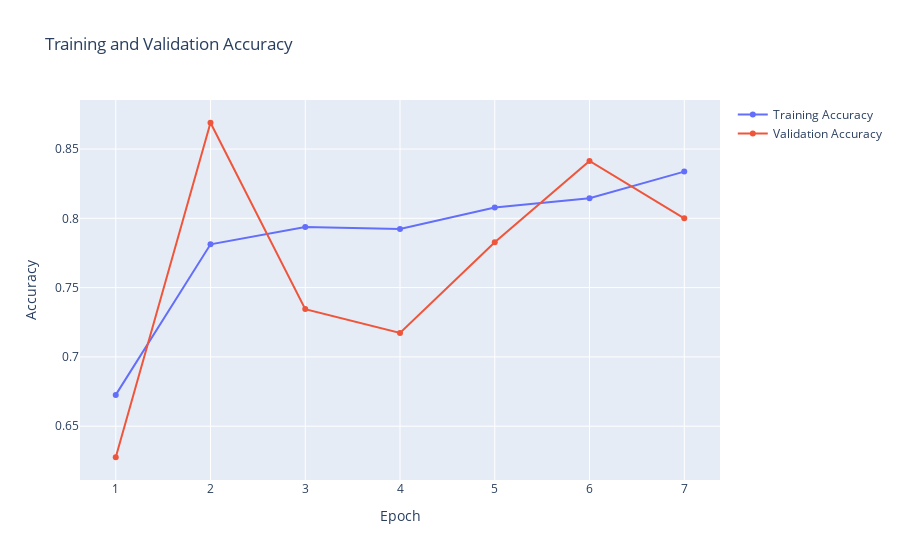
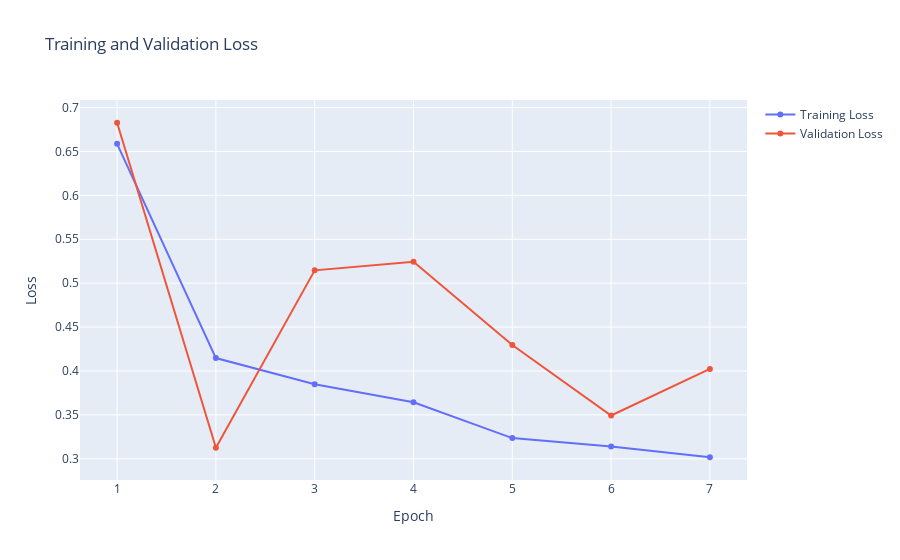

Notebook code cell kept with these figures, in order:
### Code cell
#Plot the graph
history_plot(epochs, history)

### Figure 1 — Plotly figure (JSON) as saved in the notebook; plotly's stock layout.template omitted (floating-point values rounded to 4 significant figures)
{"data": [{"name": "Training Accuracy", "type": "scatter", "x": [1, 2, 3, 4, 5, 6, 7, 8, 9, 10, 11, 12, 13, 14, 15, 16, 17, 18, 19, 20, 21, 22, 23, 24, 25, 26, 27, 28, 29, 30, 31, 32, 33, 34, 35, 36, 37, 38, 39, 40, 41, 42, 43, 44, 45, 46, 47, 48, 49, 50], "y": [0.6726, 0.7812, 0.7938, 0.7923, 0.8078, 0.8145, 0.8337]}, {"name": "Validation Accuracy", "type": "scatter", "x": [1, 2, 3, 4, 5, 6, 7, 8, 9, 10, 11, 12, 13, 14, 15, 16, 17, 18, 19, 20, 21, 22, 23, 24, 25, 26, 27, 28, 29, 30, 31, 32, 33, 34, 35, 36, 37, 38, 39, 40, 41, 42, 43, 44, 45, 46, 47, 48, 49, 50], "y": [0.6276, 0.869, 0.7345, 0.7172, 0.7828, 0.8414, 0.8]}], "layout": {"autosize": true, "title": {"text": "Training and Validation Accuracy"}, "xaxis": {"anchor": "y", "autorange": true, "domain": [0, 1], "range": [0.6329, 7.367], "title": {"text": "Epoch"}, "type": "linear"}, "yaxis": {"anchor": "x", "autorange": true, "domain": [0, 1], "range": [0.6077, 0.8889], "title": {"text": "Accuracy"}, "type": "linear"}}}

### Figure 2 — Plotly figure (JSON) as saved in the notebook; plotly's stock layout.template omitted (floating-point values rounded to 4 significant figures)
{"data": [{"name": "Training Loss", "type": "scatter", "x": [1, 2, 3, 4, 5, 6, 7, 8, 9, 10, 11, 12, 13, 14, 15, 16, 17, 18, 19, 20, 21, 22, 23, 24, 25, 26, 27, 28, 29, 30, 31, 32, 33, 34, 35, 36, 37, 38, 39, 40, 41, 42, 43, 44, 45, 46, 47, 48, 49, 50], "y": [0.6586, 0.4147, 0.385, 0.3644, 0.3236, 0.314, 0.3018]}, {"name": "Validation Loss", "type": "scatter", "x": [1, 2, 3, 4, 5, 6, 7, 8, 9, 10, 11, 12, 13, 14, 15, 16, 17, 18, 19, 20, 21, 22, 23, 24, 25, 26, 27, 28, 29, 30, 31, 32, 33, 34, 35, 36, 37, 38, 39, 40, 41, 42, 43, 44, 45, 46, 47, 48, 49, 50], "y": [0.6827, 0.3125, 0.5146, 0.5244, 0.4295, 0.3493, 0.4023]}], "layout": {"autosize": true, "title": {"text": "Training and Validation Loss"}, "xaxis": {"anchor": "y", "autorange": true, "domain": [0, 1], "range": [0.6339, 7.366], "title": {"text": "Epoch"}, "type": "linear"}, "yaxis": {"anchor": "x", "autorange": true, "domain": [0, 1], "range": [0.2703, 0.7141], "title": {"text": "Loss"}, "type": "linear"}}}
